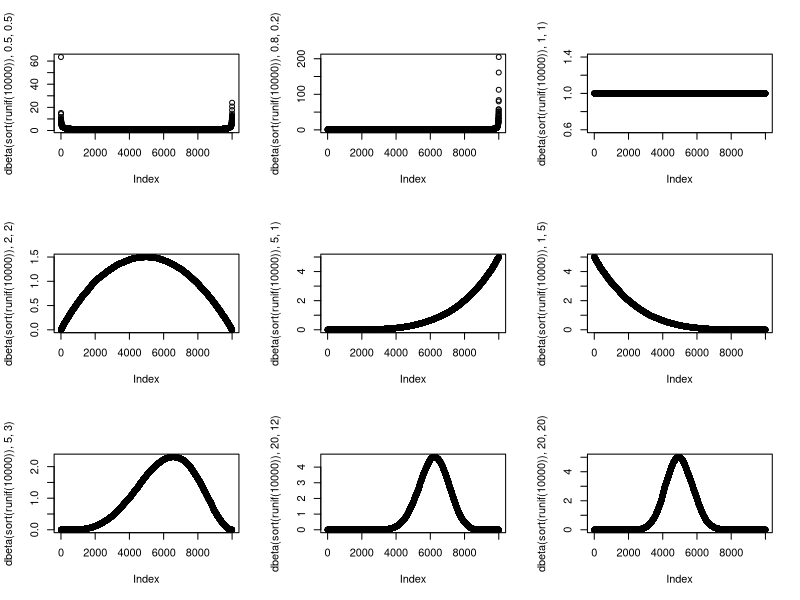

Write the R code that produced this figure.

par(mfrow=c(3,3))
plot(dbeta(sort(runif(10000)),0.5,0.5))
plot(dbeta(sort(runif(10000)),0.8,0.2))
plot(dbeta(sort(runif(10000)),1,1))
plot(dbeta(sort(runif(10000)),2,2))
plot(dbeta(sort(runif(10000)),5,1))
plot(dbeta(sort(runif(10000)),1,5))
plot(dbeta(sort(runif(10000)),5,3))
plot(dbeta(sort(runif(10000)),20,12))
plot(dbeta(sort(runif(10000)),20,20))

